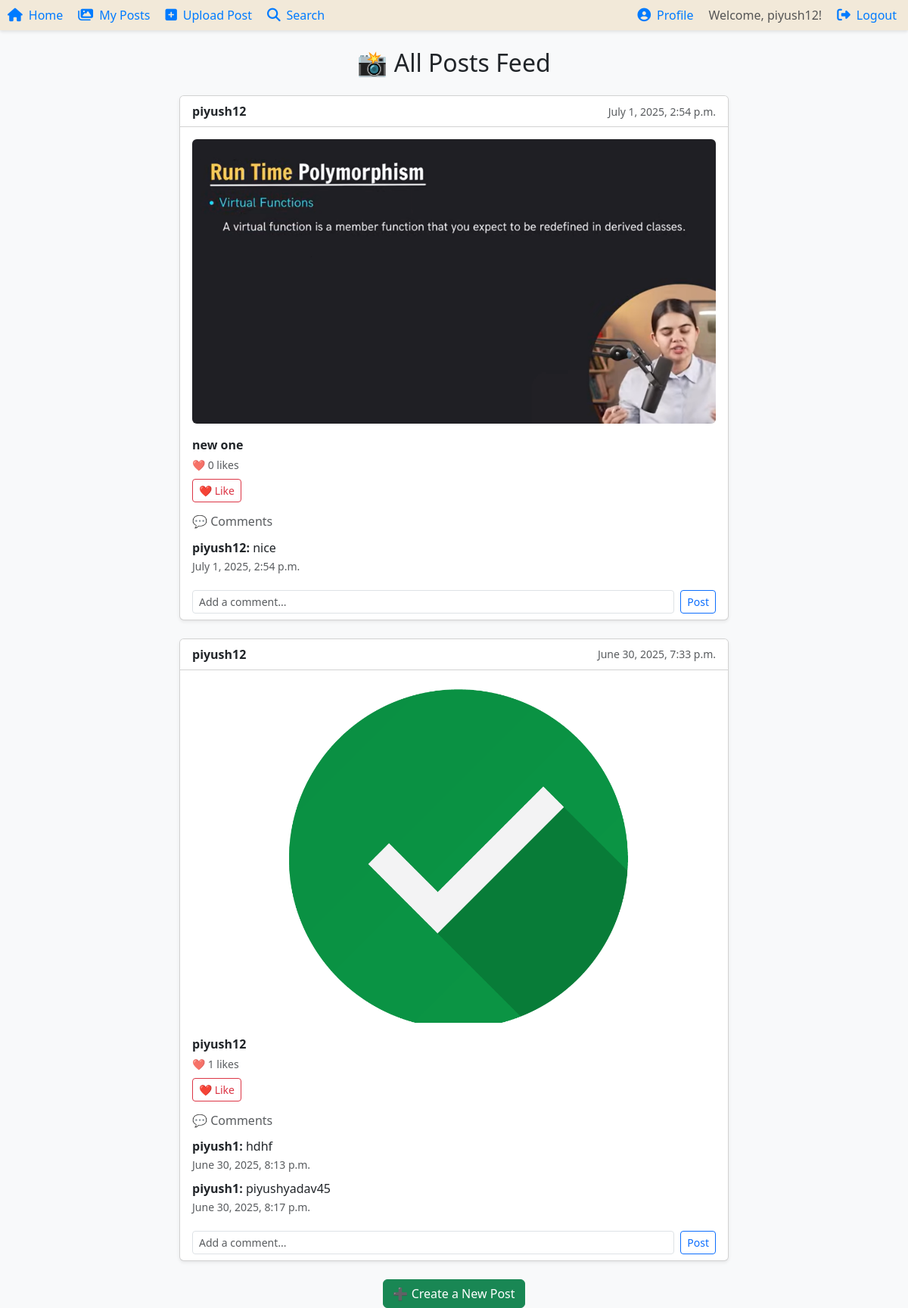
The app's page /all_posts/ (signed in) with its own data.
### user/models.py (models this page shows, shortened)
class Post(models.Model):
    user = models.ForeignKey(User, on_delete=models.CASCADE, related_name='posts')
    image = models.ImageField(upload_to='posts/')
    caption = models.TextField(blank=True)
    created_at = models.DateTimeField(auto_now_add=True)

class Comment(models.Model):
    user = models.ForeignKey(User, on_delete=models.CASCADE)
    post = models.ForeignKey(Post, on_delete=models.CASCADE, related_name='comments')
    text = models.TextField()
    created_at = models.DateTimeField(auto_now_add=True)

### user/views.py (the view)
# urls.py: path('all_posts/', views.all_posts, name='all_posts'),
def all_posts(request):
    if request.user.is_authenticated:
        posts = Post.objects.filter(user=request.user).order_by('-created_at')
    else:
        posts = Post.objects.none()
    return render(request, 'all_posts.html', {'posts': posts})

### user/templates/all_posts.html (shortened to what this page needs)
<!DOCTYPE html>
<html lang="en">
<head>
    {% load static %}
    {% include 'nav.html' %}
    <link href="https://cdn.jsdelivr.net/npm/bootstrap@5.3.3/dist/css/bootstrap.min.css" rel="stylesheet">
</head>
<body class="bg-light">
<div class="container mt-4" style="max-width: 750px;">
    <h2 class="text-center mb-4">📸 All Posts Feed</h2>
    {% if posts %}
        {% for post in posts %}
            <div class="card mb-4 shadow-sm">
                <div class="card-header bg-white d-flex justify-content-between align-items-center">
                    <a href="{% url 'profile' post.user.id %}" class="fw-bold text-decoration-none text-dark">
                        {{ post.user.username }}
                    </a>
                    <span class="text-muted small">{{ post.created_at }}</span>
                </div>
                <div class="card-body pb-2">
                    <img src="{{ post.image.url }}" alt="Post Image"
                         class="img-fluid rounded mb-3 w-100"
                         style="max-height: 450px; object-fit: cover;">
                    <p class="fw-semibold mb-1">{{ post.caption }}</p>
                    <p class="text-muted small mb-2">❤️ {{ post.likes.count }} likes</p>
                    <form method="post" action="{% url 'like_post' post.id %}" class="mb-3">
                        <button type="submit" class="btn btn-sm btn-outline-danger">❤️ Like</button>
                    </form>
                    <h6 class="text-muted mb-2">💬 Comments</h6>
                    <ul class="list-group list-group-flush mb-2">
                        {% for comment in post.comments.all|slice:":2" %}
                            <li class="list-group-item px-0 py-1 border-0">
                                <strong>{{ comment.user.username }}:</strong> {{ comment.text }}
                                <br><small class="text-muted">{{ comment.created_at }}</small>
                            </li>
                        {% empty %}
                            <li class="list-group-item px-0 py-1 border-0 text-muted">No comments yet.</li>
                        {% endfor %}
                    </ul>
                    <form method="post" action="{% url 'comment_post' post.id %}" class="d-flex align-items-center mt-3">
                        <input type="text" name="text" class="form-control form-control-sm me-2"
                               placeholder="Add a comment..." required>
                        <button type="submit" class="btn btn-sm btn-outline-primary">Post</button>
                    </form>
                </div>
            </div>
        {% endfor %}
    {% else %}
        <div class="alert alert-info text-center">No posts found.</div>
    {% endif %}
    <div class="text-center mt-4">
        <a href="{% url 'create_post' %}" class="btn btn-success">➕ Create a New Post</a>
    </div>
</div>
</body>
</html>

### user/templates/nav.html (shortened to what this page needs)
<link rel="stylesheet" href="https://cdnjs.cloudflare.com/ajax/libs/font-awesome/6.7.2/css/all.min.css" />
<nav class="navbar">
    <div class="navbar-links">
        <a href="{% url 'home' %}"><i class="fas fa-home"></i> Home</a>
        <a href="{% url 'all_posts' %}"><i class="fas fa-images"></i> My Posts</a>
        <a href="{% url 'create_post' %}"><i class="fas fa-plus-square"></i> Upload Post</a>
        <a href="{% url 'search_users' %}"><i class="fas fa-search"></i> Search</a>
    </div>
    <div class="navbar-auth">
        {% if user.is_authenticated %}
            <a href="{% url 'profile' user.id %}"><i class="fas fa-user-circle"></i> Profile</a>
            <span>Welcome, {{ user.username }}!</span>
            <a href="{% url 'logout' %}"><i class="fas fa-sign-out-alt"></i> Logout</a>
        {% else %}
            <a href="{% url 'login' %}"><i class="fas fa-sign-in-alt"></i> Login</a>
            <a href="{% url 'register' %}"><i class="fas fa-user-plus"></i> Register</a>
        {% endif %}
    </div>
</nav>

### user/templates/nav.html (style rules this page uses)
body { margin: 0; font-family: Arial, sans-serif; background-color: #f8f8f8; color: #333; }
.navbar { background-color:rgb(242, 233, 217); padding: 15px 20px; box-shadow: 0 2px 4px rgba(0, 0, 0, 0.1); display: flex; justify-content: space-between; align-items: center; flex-wrap: wrap; }
.navbar-links { display: flex; align-items: center; flex-wrap: wrap; justify-content: space-between; gap: 20px; margin-left: 10px; }
.navbar-auth { display: flex; align-items: center; gap: 20px; margin-right: 15px; }
.navbar a { text-decoration: none; color: #007bff; font-weight: 500; transition: color 0.3s ease, transform 0.2s ease; display: flex; align-items: center; }
.navbar a i { margin-right: 8px; color: #007bff; font-size: 1.1em; }
.navbar span { color: #555; font-weight: normal; }

### records on screen
Post: user.username "piyush12", created_at "July 1, 2025, 2:54 p.m.", image (picture), caption "new one", likes.count "0"
Comment: user.username "piyush12", text "nice", created_at "July 1, 2025, 2:54 p.m."
Post: user.username "piyush12", created_at "June 30, 2025, 7:33 p.m.", image (picture), caption "piyush12", likes.count "1"
Comment: user.username "piyush1", text "hdhf", created_at "June 30, 2025, 8:13 p.m."
Comment: user.username "piyush1", text "piyushyadav45", created_at "June 30, 2025, 8:17 p.m."

### other values on screen
{{ user.username }} "piyush12"
